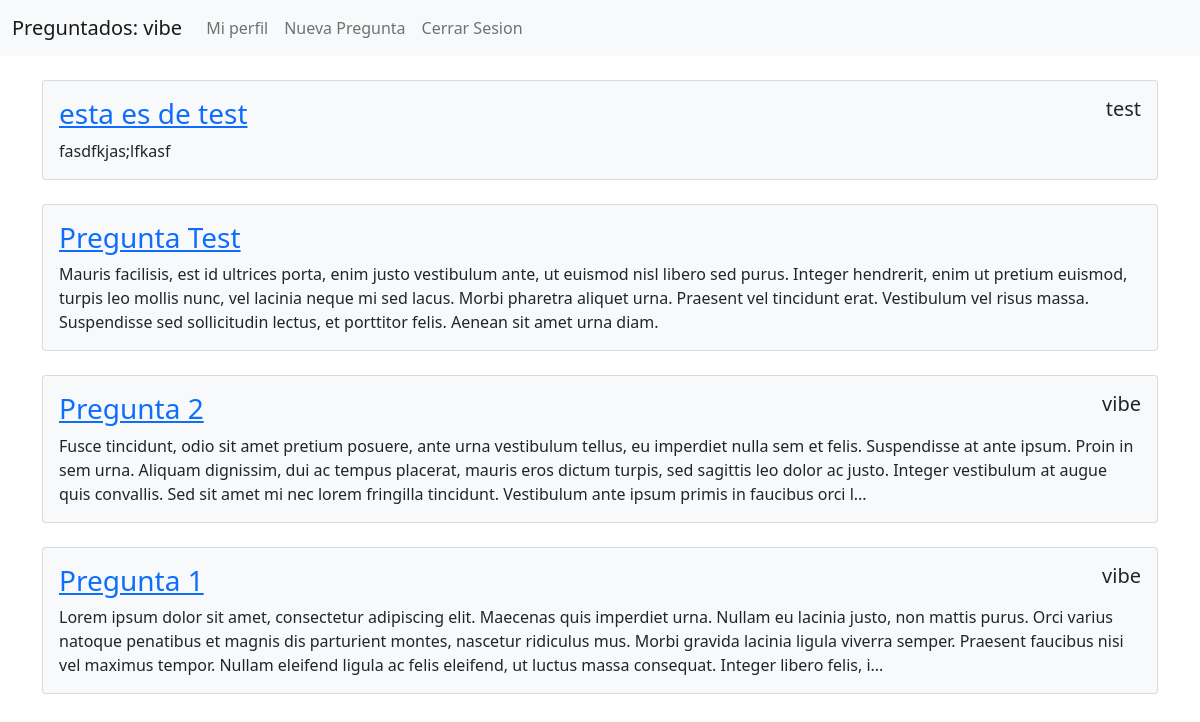
The page / (signed in) on the database its author committed.
### users/models.py (models this page shows)
class PreguntadosUser(AbstractUser):
    about_me = models.CharField(max_length=255, blank=True, null=True)
    avatar = models.ImageField(blank=True)

### questions/models.py (models this page shows, shortened)
class Question(models.Model):
    title = models.CharField(max_length=255)
    content = models.TextField()
    author = models.ForeignKey(settings.AUTH_USER_MODEL, on_delete=models.SET_NULL, null=True)
    created_at = models.DateTimeField(auto_now_add=True)
    updated_at = models.DateTimeField(auto_now=True)

### questions/views.py (the view)
# urls.py: path('', HomeView.as_view(), name='home-view'),
class HomeView(LoginRequiredMixin, View):
    template_name = 'questions/home.html'
    def get_context(self):
        asks = Question.objects.all().order_by('-created_at')
        context = {
            'asks': asks,
        }
        return context
    def get(self, request, *args, **kwargs):
        return render(request, self.template_name, self.get_context())

### templates/questions/home.html (shortened to what this page needs)
{% extends 'base/master.html' %}
{% block content %}
{% for ask in asks %}
<div class="card bg-light mt-4">
    <div class="card-body">
        <div class="d-flex justify-content-between">
            <a href="{% url 'question-detail' ask.id %}">
                <h3 class="card-title">
                    {{ ask.title }}
                </h3>
            </a>
            <h5 class="card-title">
                {{ ask.author|default_if_none:"" }}
            </h5>
        </div>
        <p class="card-text">{{ ask.content|truncatechars:400 }}</p>
    </div>
</div>
{% endfor %}
{% endblock %}

### templates/base/master.html (shortened to what this page needs)
<!DOCTYPE html>
<html lang="en">
<head>
    <link href="https://cdn.jsdelivr.net/npm/bootstrap@5.1.1/dist/css/bootstrap.min.css" rel="stylesheet">
</head>
<body>
    <nav class="navbar navbar-expand-lg navbar-light bg-light">
        <div class="container-fluid">
          <a class="navbar-brand" href="{% url 'home-view' %}">Preguntados: {{ user.username }}</a>
          <div class="collapse navbar-collapse" id="navbarNav">
            <ul class="navbar-nav">
              <li class="nav-item">
                <a class="nav-link" href="{% url 'my_asks-view' %}">Mi perfil</a>
              </li>
              <li class="nav-item">
                <a class="nav-link" href="{% url 'question-create' %}">Nueva Pregunta</a>
              </li>
              <li class="nav-item">
                <a class="nav-link" href="{% url 'logout-view' %}">Cerrar Sesion</a>
              </li>
            </ul>
          </div>
        </div>
    </nav>
    <div class='container'>
        {% block content %}
        {% endblock %}
    </div>
</body>
</html>

### rows shown on the page
PreguntadosUser: username "vibe"
Question: title "esta es de test", author "test", content "fasdfkjas;lfkasf"
Question: title "Pregunta Test", content "Mauris facilisis, est id ultrices porta, enim justo vestibulum ante, ut euismod nisl libero sed purus. Integer hendrerit, enim ut pretium euismod, turpis leo mollis nunc, vel lacinia neque mi sed lacus. Morbi pharetra aliquet urna. Praesent vel tincidunt erat. Vestibulum vel risus massa. Suspendisse sed sollicitudin lectus, et porttitor felis. Aenean sit amet urna diam."
Question: title "Pregunta 2", author "vibe", content "Fusce tincidunt, odio sit amet pretium posuere, ante urna vestibulum tellus, eu imperdiet nulla sem et felis. Suspendisse at ante ipsum. Proin in sem urna. Aliquam dignissim, dui ac tempus placerat, mauris eros dictum turpis, sed sagittis leo dolor ac justo. Integer vestibulum at augue quis convallis. Sed sit amet mi nec lorem fringilla tincidunt. Vestibulum ante ipsum primis in faucibus orci l..."
Question: title "Pregunta 1", author "vibe", content "Lorem ipsum dolor sit amet, consectetur adipiscing elit. Maecenas quis imperdiet urna. Nullam eu lacinia justo, non mattis purus. Orci varius natoque penatibus et magnis dis parturient montes, nascetur ridiculus mus. Morbi gravida lacinia ligula viverra semper. Praesent faucibus nisi vel maximus tempor. Nullam eleifend ligula ac felis eleifend, ut luctus massa consequat. Integer libero felis, i..."
